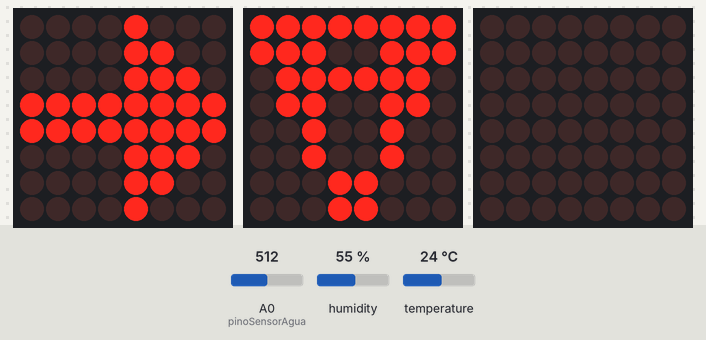
This sketch was run on a simulated Arduino Uno, built with avr-gcc and run on an emulated ATmega328P. On the bench: 3 × 8×8 LED matrix. The inputs (shaded band) are chosen by the test bench; at power-on: A0 (pinoSensorAgua) = 512, humidity 55 %, temperature 24 °C. What the sketch prints to the serial monitor is not drawn.

Above: at 10.8 s.

The sketch:

Alagometro_v1_arduinoide.ino
```cpp
#include <Adafruit_AHTX0.h>
#include <LedControl.h>

// ============= Configurações Gerais =============
// As diretivas abaixo mantêm o código organizado.
// Deixe-as como estão para usar tanto o sensor quanto o semáforo.
#define USAR_SENSOR
#define USAR_SEMAFORO

// ============= Variáveis de Controle e Configuração =============

// !! CONTROLE MANUAL AQUI !!
// Mude o número da variável abaixo para escolher o que o semáforo vai mostrar.
// Os modos vão de 0 a 10, conforme sua lista original.
int modoAtual = 4;

// ============= Variáveis Globais dos Sensores =============
Adafruit_AHTX0 aht;
const int pinoSensorAgua = A0;
// Variáveis para armazenar os dados dos sensores
int id = 1;
int chovendo = 0;
float temperatura = 0.0;
float umidade = 0.0;
// Controle de tempo para leitura do sensor (não-bloqueante)
unsigned long tempoLeituraSensor = 0;
const long intervaloLeituraSensor = 5000; // Ler a cada 5 segundos

// ============= Variáveis Globais do Semáforo (3 MATRIZES) =============
// Pinos: DIN, CLK, CS
LedControl semaforo_lc1 = LedControl(4, 2, 3, 1);   // Matriz 1 (Esquerda)
LedControl semaforo_lc2 = LedControl(7, 5, 6, 1);   // Matriz 2 (Centro)
LedControl semaforo_lc3 = LedControl(11, 10, 12, 1); // Matriz 3 (Direita)

// ============= Desenhos para a Matriz 8x8 =============
const byte off[8] =        {0,0,0,0,0,0,0,0};
const byte all[8] =        {0xFF, 0xFF, 0xFF, 0xFF, 0xFF, 0xFF, 0xFF, 0xFF};
const byte arrowLeft[8] =  {0x08, 0x0C, 0x0E, 0xFF, 0xFF, 0x0E, 0x0C, 0x08};
const byte arrowRight[8] = {0x10, 0x30, 0x70, 0xFF, 0xFF, 0x70, 0x30, 0x10};
const byte alertSymbol[8] = {0xFF, 0xE7, 0x7E, 0x66, 0x24, 0x24, 0x18, 0x18};
const byte arrowUp[8] =    {0x18, 0x18, 0x18, 0x18, 0xFF, 0x7E, 0x3C, 0x18};

// ============= Função Principal de Setup =============
void setup() {
  Serial.begin(9600);
  #ifdef USAR_SENSOR
    sensor_setup();
  #endif
  #ifdef USAR_SEMAFORO
    semaforo_setup();
  #endif
}

// ============= Função Principal de Loop =============
void loop() {
  #ifdef USAR_SENSOR
    sensor_loop();    // Lê os sensores e mostra no Serial.
  #endif
  #ifdef USAR_SEMAFORO
    semaforo_loop();  // Controla os LEDs com base no 'modoAtual'.
  #endif
}

// ===============================================
//               LÓGICA DOS SENSORES
// ===============================================
void sensor_setup() {
  pinMode(pinoSensorAgua, INPUT);
  Serial.println("Inicializando Sensores...");
  if (!aht.begin()) {
    Serial.println("Não foi possível encontrar o AHT10!");
    while (1) delay(10);
  }
  Serial.println("Sensores prontos.");
}

void sensor_loop() {
  // Leitura não-bloqueante a cada 5 segundos.
  if (millis() - tempoLeituraSensor >= intervaloLeituraSensor) {
    tempoLeituraSensor = millis();
    sensors_event_t humidity_event, temp_event;
    aht.getEvent(&humidity_event, &temp_event);
    int leituraAgua = analogRead(pinoSensorAgua);
    chovendo = (leituraAgua > 200) ? 1 : 0;
    temperatura = temp_event.temperature;
    umidade = humidity_event.relative_humidity;

    float arrayAlagometro[4] = {id, chovendo, temperatura, umidade};

    Serial.print("Dados -> Chovendo: "); Serial.print(chovendo ? "Sim" : "Não");
    Serial.print(", Umidade: "); Serial.print(umidade);
    Serial.print("%, Temp: "); Serial.print(temperatura); Serial.println(" *C");
  }
}

// ===============================================
//              LÓGICA DO SEMÁFORO
// ===============================================

/**
 * @brief Desenha um padrão em uma única matriz de LED.
 */
void desenharMatriz(LedControl &lc, const byte pattern[8]) {
  for (int i = 0; i < 8; i++) {
    lc.setRow(0, i, pattern[i]);
  }
}

/**
 * @brief Envia os padrões para as três matrizes de uma vez para exibição contínua.
 */
void exibirPadraoContinuo(const byte m1[8], const byte m2[8], const byte m3[8]) {
  desenharMatriz(semaforo_lc1, m1);
  desenharMatriz(semaforo_lc2, m2);
  desenharMatriz(semaforo_lc3, m3);
}

void semaforo_setup() {
  // Acorda e configura o brilho de cada matriz
  semaforo_lc1.shutdown(0, false);
  semaforo_lc1.setIntensity(0, 8);
  semaforo_lc1.clearDisplay(0);

  semaforo_lc2.shutdown(0, false);
  semaforo_lc2.setIntensity(0, 8);
  semaforo_lc2.clearDisplay(0);

  semaforo_lc3.shutdown(0, false);
  semaforo_lc3.setIntensity(0, 8);
  semaforo_lc3.clearDisplay(0);

  Serial.println("Semáforos (3 matrizes) inicializados em modo manual.");
}

void semaforo_loop() {
  // Esta é a sua lógica de controle manual.
  // O switch chama a função 'exibirPadraoContinuo',
  // que desenha os padrões sem delays ou limpeza,
  // garantindo uma imagem sólida e constante.
  switch (modoAtual) {
    case 0:  // Desligado
      exibirPadraoContinuo(off, off, off);
      break;
    case 1:  // Alerta no centro
      exibirPadraoContinuo(off, alertSymbol, off);
      break;
    case 2:  // Siga em frente na matriz 1, alerta na 2
      exibirPadraoContinuo(arrowUp, alertSymbol, off);
      break;
    case 3:  // Seta direita na 1, alerta na 2
      exibirPadraoContinuo(arrowRight, alertSymbol, off);
      break;
    case 4:  // Seta esquerda na 1, alerta na 2
      exibirPadraoContinuo(arrowLeft, alertSymbol, off);
      break;
    case 5:  // Alerta na 2, siga em frente na 3
      exibirPadraoContinuo(off, alertSymbol, arrowUp);
      break;
    case 6:  // Alerta na 2, seta esquerda na 3
      exibirPadraoContinuo(off, alertSymbol, arrowLeft);
      break;
    case 7:  // Alerta na 2, seta direita na 3
      exibirPadraoContinuo(off, alertSymbol, arrowRight);
      break;
    case 8:  // Vermelho (apenas matriz 1)
      exibirPadraoContinuo(all, off, off);
      break;
    case 9:  // Amarelo (apenas matriz 2)
      exibirPadraoContinuo(off, all, off);
      break;
    case 10: // Verde (apenas matriz 3)
      exibirPadraoContinuo(off, off, all);
      break;
    default: // Padrão: Desliga tudo
      exibirPadraoContinuo(off, off, off);
      break;
  }
}
```
